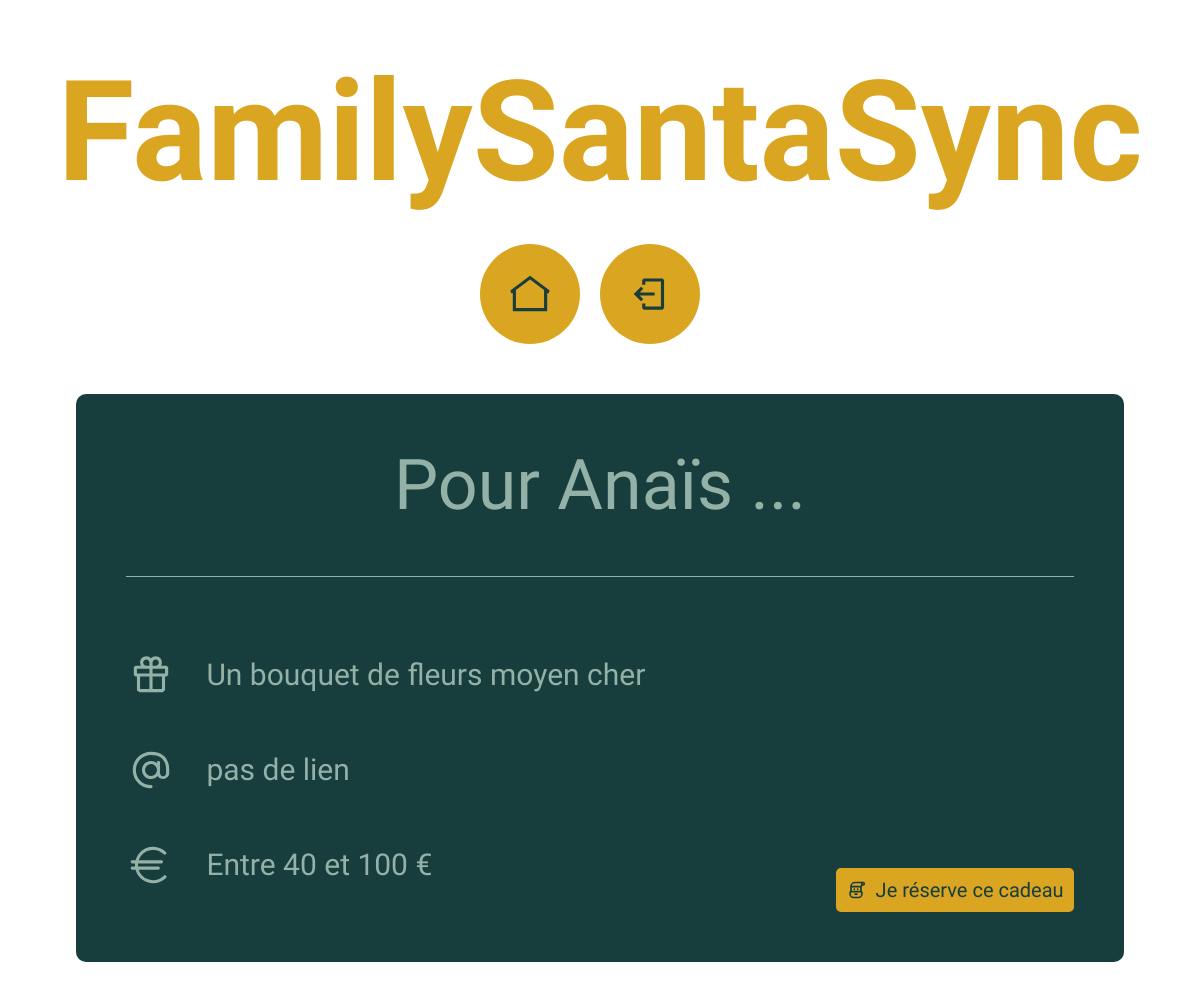
The app's page /presentdetail/30 (signed in) with its own data.
### authentication/models.py (models this page shows)
class Member(models.Model):
    id = models.AutoField(primary_key=True)
    name = models.CharField(max_length=100)
    family = models.ForeignKey(Family, on_delete=models.CASCADE)
    def __str__(self):
        return self.name

### presents/models.py (models this page shows, shortened)
class Gift(models.Model):
    PRICES = (
        ('PRICE1', 'Moins de 40 €'),
        ('PRICE2', 'Entre 40 et 100 €'),
        ('PRICE3', 'Plus de 100€')
    )
    id = models.AutoField(primary_key=True)
    member = models.ForeignKey(Member, on_delete=models.CASCADE)
    family = models.ForeignKey(Family, on_delete=models.CASCADE)
    name = models.CharField(max_length=100)
    link = models.URLField(null=True, blank=True)
    price = models.CharField(choices=PRICES, max_length=20)
    def get_price_display(self):
        return dict(self.PRICES)[self.price]

### presents/views.py (the view)
# urls.py: path('presentdetail/<int:present_id>', presents.views.present_detail, name='present-detail'),
def present_detail(request, present_id):
    my_present = Gift.objects.get(id=present_id)
    present = get_object_or_404(Gift, id=present_id)
    if request.method == 'POST':
        change_present_form = forms.ModifyGiftForm(request.POST, instance=present)
        if change_present_form.is_valid():
            change_present_form.save()
            return redirect("present-detail", present_id)
        else:
            message = "Erreur dans le formulaire. Veuillez vérifier les données saisies."
    else:
        change_present_form = forms.ModifyGiftForm(instance=present)
        message = ""
    try:
        gift = Purchase.objects.get(gift=present_id)
        is_booked = True
    except Purchase.DoesNotExist:
        is_booked = False
    is_mine = str(my_present.member) == request.session['member']
    return render(request, 'present_detail.html', {'present': my_present, 'change_present_form': change_present_form, 'member_id': request.session['member_id'], 'is_mine': is_mine, 'message': message, 'is_booked': is_booked, 'member': my_present.member})

### presents/templates/present_detail.html (shortened to what this page needs)
{% extends 'base.html' %}
{% block content %}
    <div class="single_present">
        {% if is_mine == True %}
            <p class="single_present_title">Pour moi ...</p>
        {% else %}
            <p class="single_present_title">Pour {{member}} ...</p>
        {% endif %}
        <div class="gift_presentation">
            <img src="../../authentication/static/gift-light.svg"/>
            <p>{{present.name}}</p>
        </div>
        <div class="gift_presentation">
            <img src="../../authentication/static/at.svg"/>
            {% if present.link == None %}
                <p>pas de lien</p>
            {% else %}
                <a href="{{present.link}}" target="_blank">{{present.link}}</a>
            {% endif %}
        </div>
        <div class="gift_presentation">
            <img src="../../authentication/static/euro.svg"/>
            <p>{{present.get_price_display}}</p>
        </div>
        {% if is_mine == False %}
            {% if is_booked != True %}
            <div class="book">
                <img src="../../authentication/static/santa.svg"/>
                <a href="{% url 'purchase-present' present.id member_id %}"><p>Je réserve ce cadeau</p></a>
            </div>
            {% else %}
            <div class="booked">
                <p>Réservé</p>
            </div>
            {% endif %}
        {% endif %}
    </div>
{% endblock content %}

### authentication/static/styles.css (style rules this page uses)
body { background-image: url('./christmas_tree.jpg'); background-attachment: fixed; background-size: cover; background-repeat: no-repeat; position: relative; }
p { font-family: 'Abel', sans-serif; color: #040D12; font-size: 30px; }
body { padding-bottom: 80px; position:relative; }
.single_present { width: 80%; margin: 50px auto; padding: 50px; background-color: #183D3D; border-radius: 10px; position: relative; }
.single_present_title { color: #93B1A6; font-family: 'Clicker Script', cursive; font-size: 70px; text-align: center; padding: 0 0 50px 0; border-bottom: solid 1px #93B1A6; margin-top: 0; margin-bottom: 50px; }
.gift_presentation { display: flex; flex-direction: row; justify-content: left; align-items: center; gap: 30px; }
.gift_presentation img { width: 50px; height: 50px }
.gift_presentation p, .gift_presentation a { font-family: 'Abel', sans-serif; color: #93B1A6; font-size: 30px; text-decoration: none; }
.book { display: flex; flex-direction: row; gap: 10px; align-items: center; background-color: #daa520; border-radius: 5px; padding: 10px; width: fit-content; position: absolute; bottom: 50px; right: 50px; }
.book img { width: 20px; height: 20px; }
.book p { font-family: 'Abel', sans-serif; color: #183D3D; font-size: 20px; margin: 0; }
.book a { text-decoration: none; }

### records on screen
Member: name "Anaïs"
Gift: name "Un bouquet de fleurs moyen cher", price "Entre 40 et 100 €"
